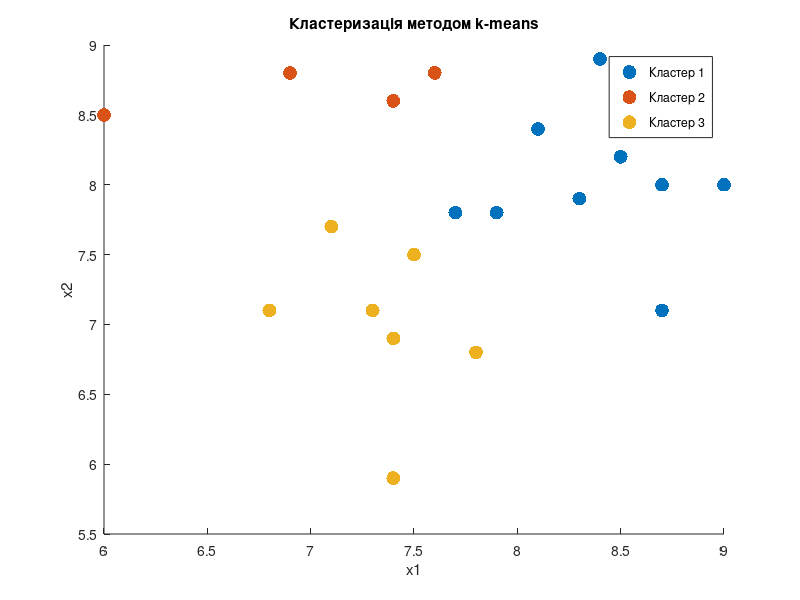

Write the MATLAB code that produced this figure.
% Завантажуємо дані
X = [8.1 8.4; 8.3 7.9; 7.7 7.8; 7.9 7.8; 7.4 8.6; 8.5 8.2; 6.8 7.1; 7.4 6.9;
     8.4 8.9; 7.6 8.8; 7.5 7.5; 7.8 6.8; 7.3 7.1; 8.7 8.0; 6.9 8.8; 9.0 8.0;
     6.0 8.5; 8.7 7.1; 7.1 7.7; 7.4 5.9];

% Визначаємо кількість кластерів
num_clusters = 3;

% Виконуємо кластеризацію методом k-means
[cluster_idx, cluster_centers] = kmeans(X, num_clusters);

% Виводимо кількість елементів у кожному кластері
num_elements_in_cluster = histc(cluster_idx, 1:num_clusters);
disp('Кількість елементів у кожному кластері:');
disp(num_elements_in_cluster);

% Візуалізація кластерів
figure;
hold on;

% Визначаємо кольори для кожного кластеру
colors = lines(num_clusters);

for i = 1:num_clusters
    scatter(X(cluster_idx == i, 1), X(cluster_idx == i, 2), 100, colors(i,:), 'filled');
end

title('Кластеризація методом k-means');
xlabel('x1');
ylabel('x2');
legend(arrayfun(@(x) sprintf('Кластер %d', x), 1:num_clusters, 'UniformOutput', false));

hold off;

% Виводимо центри кластерів
disp('Центри кластерів:');
disp(cluster_centers);
